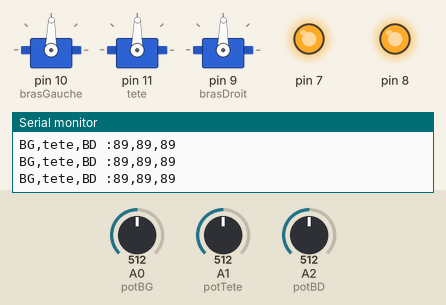
Simulated run of this sketch. Board: Arduino Uno, built with avr-gcc and run on an emulated ATmega328P. On the bench: 3 × servo, output pins drawn as LEDs (lit = HIGH), the last lines printed to the serial monitor. Inputs (shaded band) come from the test bench; at power-on: A0 (potBG) = 512, A1 (potTete) = 512, A2 (potBD) = 512.

Above: at 1.2 s.
1.3 s: A0 (potBG) set to 716
At 1.8 s:
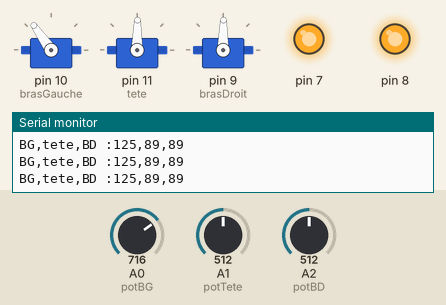
2.8 s: A1 (potTete) set to 716
At 3.4 s:
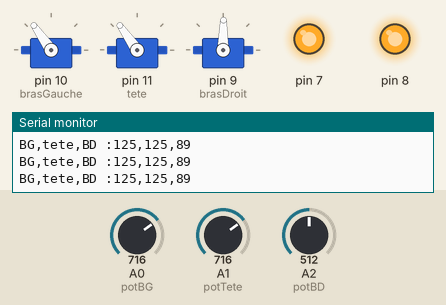
4.3 s: A2 (potBD) set to 716
At 5.0 s:
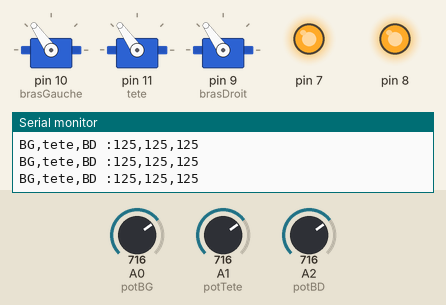
5.8 s: A0 (potBG) set to 900
At 6.6 s:
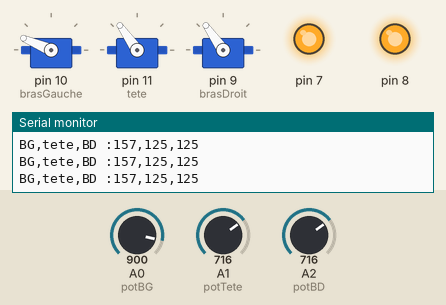
7.3 s: A1 (potTete) set to 900
At 8.2 s:
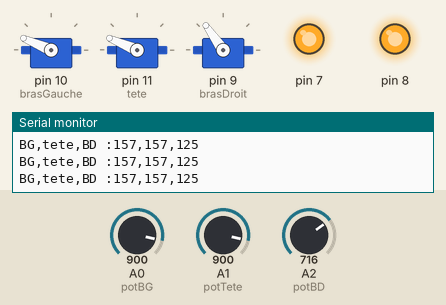
8.9 s: A2 (potBD) set to 900
At 9.8 s:
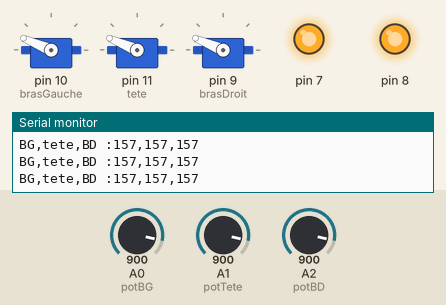
Timing chart, 0 to 11.4 s (numbered marks = the images above; inputs shaded):
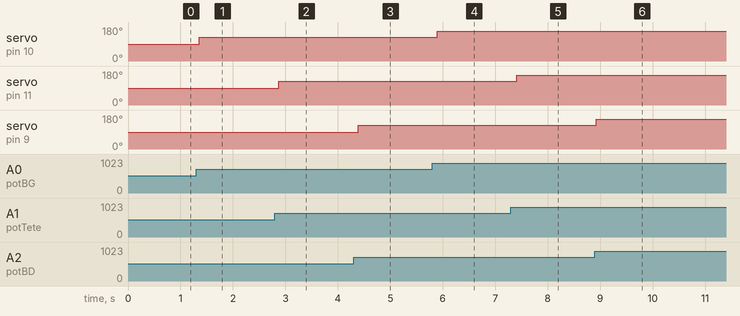

Measured:
- after the input at 1.3 s, servo on pin 10 (brasGauche): 89° → 125° after 0.06 s
- after the input at 2.8 s, servo on pin 11 (tete): 89° → 125° after 0.07 s
- after the input at 4.3 s, servo on pin 9 (brasDroit): 89° → 125° after 0.09 s
- after the input at 5.8 s, servo on pin 10 (brasGauche): 125° → 157° after 0.10 s
- after the input at 7.3 s, servo on pin 11 (tete): 125° → 157° after 0.11 s
- after the input at 8.9 s, servo on pin 9 (brasDroit): 125° → 157° at once

The sketch:

Robot.ino
```cpp
#include <Servo.h>

Servo brasGauche;
Servo brasDroit;
Servo tete;

int valBD;
int valBG;
int valTete;

int positionBG; //bras gauche
int positionBD; //bras droit
int positionT; //tete
int const potBG = A0;
int const potBD = A2;
int const potTete = A1;
void setup() {
  // put your setup code here, to run once:

  brasGauche.attach(10);
  tete.attach(11);
  brasDroit.attach(9);
  Serial.begin(9600);
  pinMode(7,OUTPUT);
  pinMode(8,OUTPUT);
  digitalWrite(7,HIGH);
  digitalWrite(8,HIGH);


}

void loop() {
  // put your main code here, to run repeatedly:

  valBG = analogRead(potBG);
  valTete = analogRead(potTete);
  valBD = analogRead(potBD);
  positionBG = map(valBG, 0, 1023, 0, 179);
  positionT = map(valTete, 0, 1023, 0, 179);
  positionBD = map(valBD, 0, 1023, 0, 179);
  affiche();
  bouge();

}

void bouge() {
  brasGauche.write(positionBG);
  tete.write(positionT);
  brasDroit.write(positionBD);
  delay(150);

}

void affiche() {
  Serial.print("BG,tete,BD :");
  Serial.print(positionBG);
  Serial.print(",");
  Serial.print(positionT);
  Serial.print(",");
  Serial.println(positionBD);
}
```
